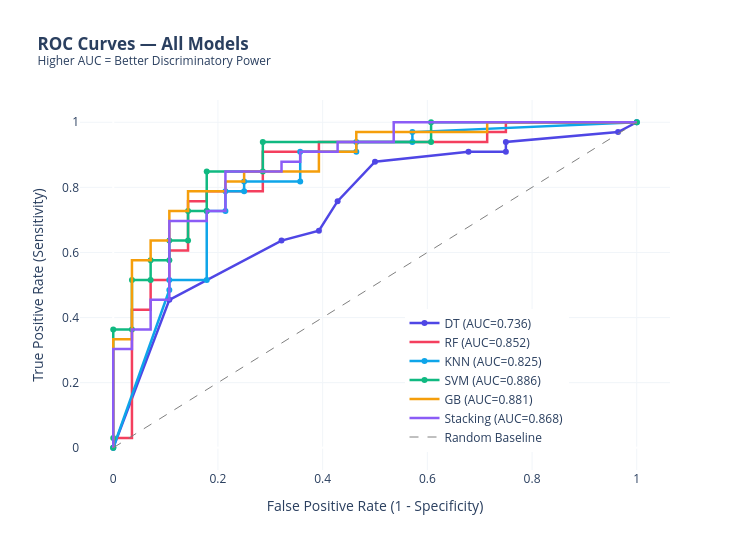

Source (notebook cell):
### Markdown cell above
### 7.2. ROC-AUC Curves
We plot the **Receiver Operating Characteristic (ROC)** curve for all models. The ROC curve illustrates the trade-off between True Positive Rate (Sensitivity) and False Positive Rate (1 - Specificity) across all classification thresholds. A higher AUC (Area Under the Curve) indicates better overall discriminatory power.

### Code cell
from sklearn.metrics import roc_curve, auc

fig = go.Figure()
models = {'DT': best_model_dt, 'RF': best_model_rf, 'KNN': best_model_knn, 'SVM': best_model_svm, 'GB': best_model_gb, 'Stacking': best_model_stack}

for i, (name, model) in enumerate(models.items()):
    y_prob = model.predict_proba(x_test)[:, 1]
    fpr, tpr, _ = roc_curve(y_test, y_prob)
    roc_auc = auc(fpr, tpr)
    fig.add_trace(go.Scatter(x=fpr, y=tpr, name=f'{name} (AUC={roc_auc:.3f})', line=dict(color=premium_colors[i], width=2.5)))

fig.add_trace(go.Scatter(x=[0,1], y=[0,1], mode='lines', line=dict(dash='dash', color='gray', width=1), name='Random Baseline', showlegend=True))
fig.update_layout(
    title='<b>ROC Curves — All Models</b><br><sup>Higher AUC = Better Discriminatory Power</sup>',
    xaxis_title='False Positive Rate (1 - Specificity)',
    yaxis_title='True Positive Rate (Sensitivity)',
    width=750, height=550,
    plot_bgcolor='white',
    legend=dict(x=0.55, y=0.05)
)
fig.update_xaxes(showgrid=True, gridwidth=1, gridcolor='#F1F5F9')
fig.update_yaxes(showgrid=True, gridwidth=1, gridcolor='#F1F5F9')
fig.show()

### Figure 1 — Plotly figure (JSON) as saved in the notebook; plotly's stock layout.template omitted (floating-point values rounded to 4 significant figures)
{"data": [{"line": {"color": "#4F46E5", "width": 2.5}, "name": "DT (AUC=0.736)", "type": "scatter", "x": [0.0, 0.1071, 0.3214, 0.3929, 0.4286, 0.5, 0.6786, 0.75, 0.75, 0.9643, 1.0], "y": [0.0, 0.4545, 0.6364, 0.6667, 0.7576, 0.8788, 0.9091, 0.9091, 0.9394, 0.9697, 1.0]}, {"line": {"color": "#F43F5E", "width": 2.5}, "name": "RF (AUC=0.852)", "type": "scatter", "x": [0.0, 0.0, 0.03571, 0.03571, 0.07143, 0.07143, 0.1071, 0.1071, 0.1429, 0.1429, 0.1786, 0.1786, 0.2857, 0.2857, 0.3929, 0.3929, 0.7143, 0.7143, 0.75, 0.75, 1.0], "y": [0.0, 0.0303, 0.0303, 0.4242, 0.4242, 0.5152, 0.5152, 0.6061, 0.6061, 0.7576, 0.7576, 0.7879, 0.7879, 0.9091, 0.9091, 0.9394, 0.9394, 0.9697, 0.9697, 1.0, 1.0]}, {"line": {"color": "#0EA5E9", "width": 2.5}, "name": "KNN (AUC=0.825)", "type": "scatter", "x": [0.0, 0.1071, 0.1071, 0.1786, 0.1786, 0.2143, 0.2143, 0.25, 0.25, 0.3571, 0.3571, 0.4643, 0.4643, 0.5714, 0.5714, 1.0], "y": [0.0, 0.4848, 0.5152, 0.5152, 0.7273, 0.7273, 0.7879, 0.7879, 0.8182, 0.8182, 0.9091, 0.9091, 0.9394, 0.9394, 0.9697, 1.0]}, {"line": {"color": "#10B981", "width": 2.5}, "name": "SVM (AUC=0.886)", "type": "scatter", "x": [0.0, 0.0, 0.0, 0.03571, 0.03571, 0.07143, 0.07143, 0.1071, 0.1071, 0.1429, 0.1429, 0.1786, 0.1786, 0.2857, 0.2857, 0.6071, 0.6071, 1.0], "y": [0.0, 0.0303, 0.3636, 0.3636, 0.5152, 0.5152, 0.5758, 0.5758, 0.6364, 0.6364, 0.7273, 0.7273, 0.8485, 0.8485, 0.9394, 0.9394, 1.0, 1.0]}, {"line": {"color": "#F59E0B", "width": 2.5}, "name": "GB (AUC=0.881)", "type": "scatter", "x": [0.0, 0.0, 0.0, 0.0, 0.0, 0.03571, 0.03571, 0.07143, 0.07143, 0.1071, 0.1071, 0.1429, 0.1429, 0.2143, 0.2143, 0.25, 0.25, 0.3929, 0.3929, 0.4643, 0.4643, 0.7143, 0.7143, 1.0], "y": [0.0, 0.0303, 0.1818, 0.2424, 0.3333, 0.3333, 0.5758, 0.5758, 0.6364, 0.6364, 0.7273, 0.7273, 0.7879, 0.7879, 0.8182, 0.8182, 0.8485, 0.8485, 0.9091, 0.9091, 0.9697, 0.9697, 1.0, 1.0]}, {"line": {"color": "#8B5CF6", "width": 2.5}, "name": "Stacking (AUC=0.868)", "type": "scatter", "x": [0.0, 0.0, 0.0, 0.03571, 0.03571, 0.07143, 0.07143, 0.1071, 0.1071, 0.1786, 0.1786, 0.2143, 0.2143, 0.3214, 0.3214, 0.3571, 0.3571, 0.4286, 0.4286, 0.5357, 0.5357, 1.0], "y": [0.0, 0.0303, 0.303, 0.303, 0.3636, 0.3636, 0.4545, 0.4545, 0.697, 0.697, 0.7273, 0.7273, 0.8485, 0.8485, 0.8788, 0.8788, 0.9091, 0.9091, 0.9394, 0.9394, 1.0, 1.0]}, {"line": {"color": "gray", "dash": "dash", "width": 1}, "mode": "lines", "name": "Random Baseline", "showlegend": true, "type": "scatter", "x": [0, 1], "y": [0, 1]}], "layout": {"height": 550, "legend": {"x": 0.55, "y": 0.05}, "plot_bgcolor": "white", "title": {"text": "<b>ROC Curves — All Models</b><br><sup>Higher AUC = Better Discriminatory Power</sup>"}, "width": 750, "xaxis": {"gridcolor": "#F1F5F9", "gridwidth": 1, "showgrid": true, "title": {"text": "False Positive Rate (1 - Specificity)"}}, "yaxis": {"gridcolor": "#F1F5F9", "gridwidth": 1, "showgrid": true, "title": {"text": "True Positive Rate (Sensitivity)"}}}}
